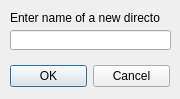
<ui version="4.0" >
 <class>qdNewDirectory</class>
 <widget class="QDialog" name="qdNewDirectory" >
  <property name="geometry" >
   <rect>
    <x>0</x>
    <y>0</y>
    <width>180</width>
    <height>99</height>
   </rect>
  </property>
  <property name="windowTitle" >
   <string>Dialog</string>
  </property>
  <widget class="QLabel" name="label" >
   <property name="geometry" >
    <rect>
     <x>10</x>
     <y>10</y>
     <width>150</width>
     <height>16</height>
    </rect>
   </property>
   <property name="text" >
    <string>Enter name of a new directory:</string>
   </property>
  </widget>
  <widget class="QDialogButtonBox" name="qdbbRespond" >
   <property name="geometry" >
    <rect>
     <x>10</x>
     <y>60</y>
     <width>160</width>
     <height>32</height>
    </rect>
   </property>
   <property name="orientation" >
    <enum>Qt::Horizontal</enum>
   </property>
   <property name="standardButtons" >
    <set>QDialogButtonBox::Cancel|QDialogButtonBox::NoButton|QDialogButtonBox::Ok</set>
   </property>
  </widget>
  <widget class="QLineEdit" name="qleDirectory" >
   <property name="geometry" >
    <rect>
     <x>10</x>
     <y>30</y>
     <width>161</width>
     <height>20</height>
    </rect>
   </property>
  </widget>
 </widget>
 <tabstops>
  <tabstop>qleDirectory</tabstop>
  <tabstop>qdbbRespond</tabstop>
 </tabstops>
 <resources/>
 <connections>
  <connection>
   <sender>qdbbRespond</sender>
   <signal>accepted()</signal>
   <receiver>qdNewDirectory</receiver>
   <slot>accept()</slot>
   <hints>
    <hint type="sourcelabel" >
     <x>248</x>
     <y>254</y>
    </hint>
    <hint type="destinationlabel" >
     <x>157</x>
     <y>274</y>
    </hint>
   </hints>
  </connection>
  <connection>
   <sender>qdbbRespond</sender>
   <signal>rejected()</signal>
   <receiver>qdNewDirectory</receiver>
   <slot>reject()</slot>
   <hints>
    <hint type="sourcelabel" >
     <x>316</x>
     <y>260</y>
    </hint>
    <hint type="destinationlabel" >
     <x>286</x>
     <y>274</y>
    </hint>
   </hints>
  </connection>
 </connections>
</ui>
